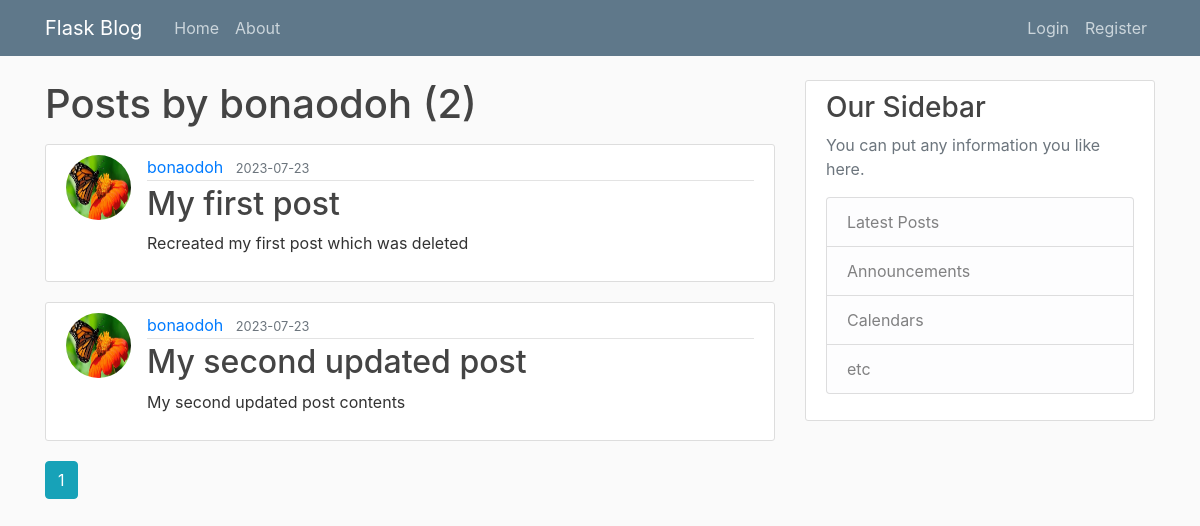
/user/bonaodoh, run on an earlier commit of the app's database.
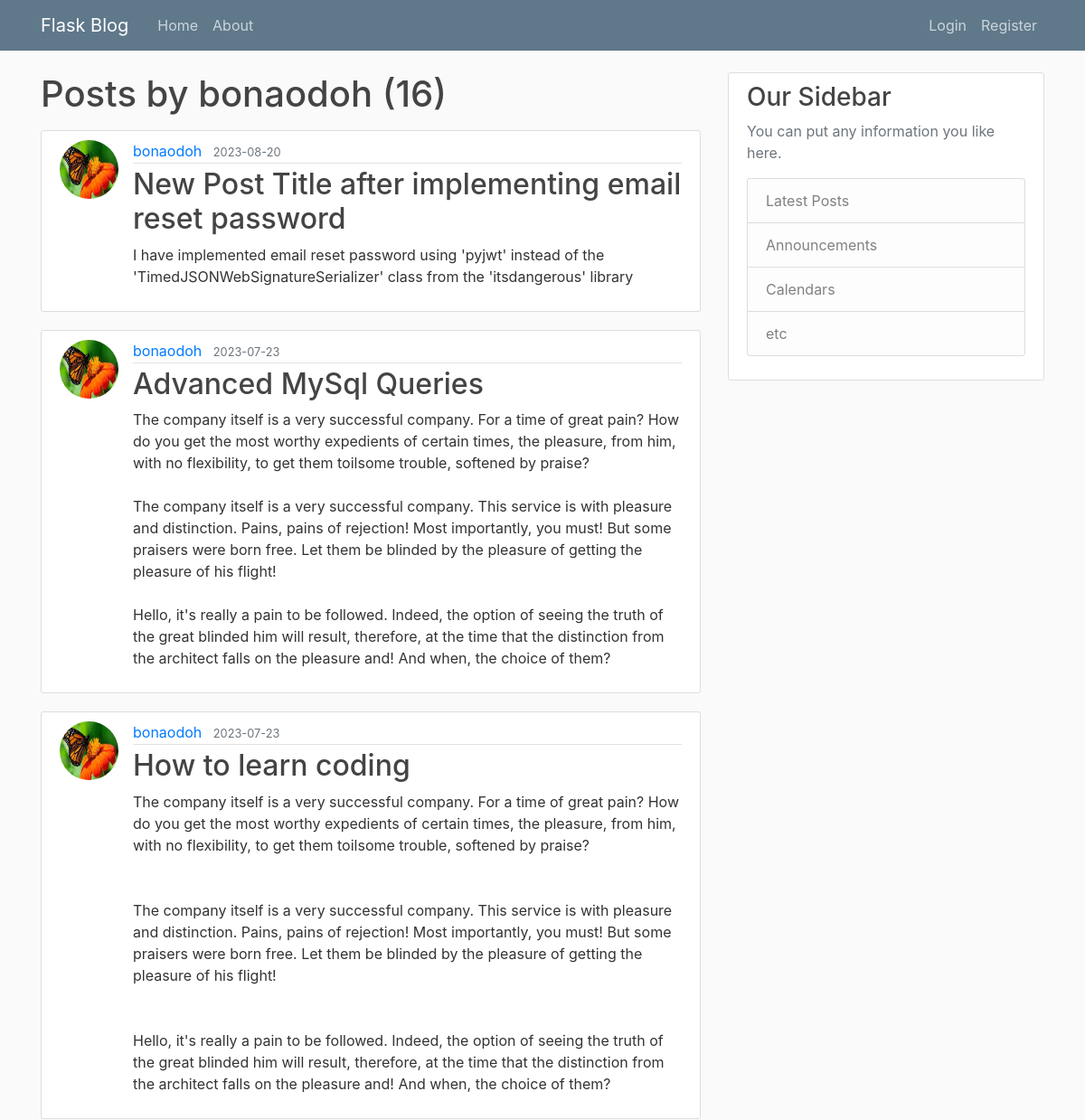
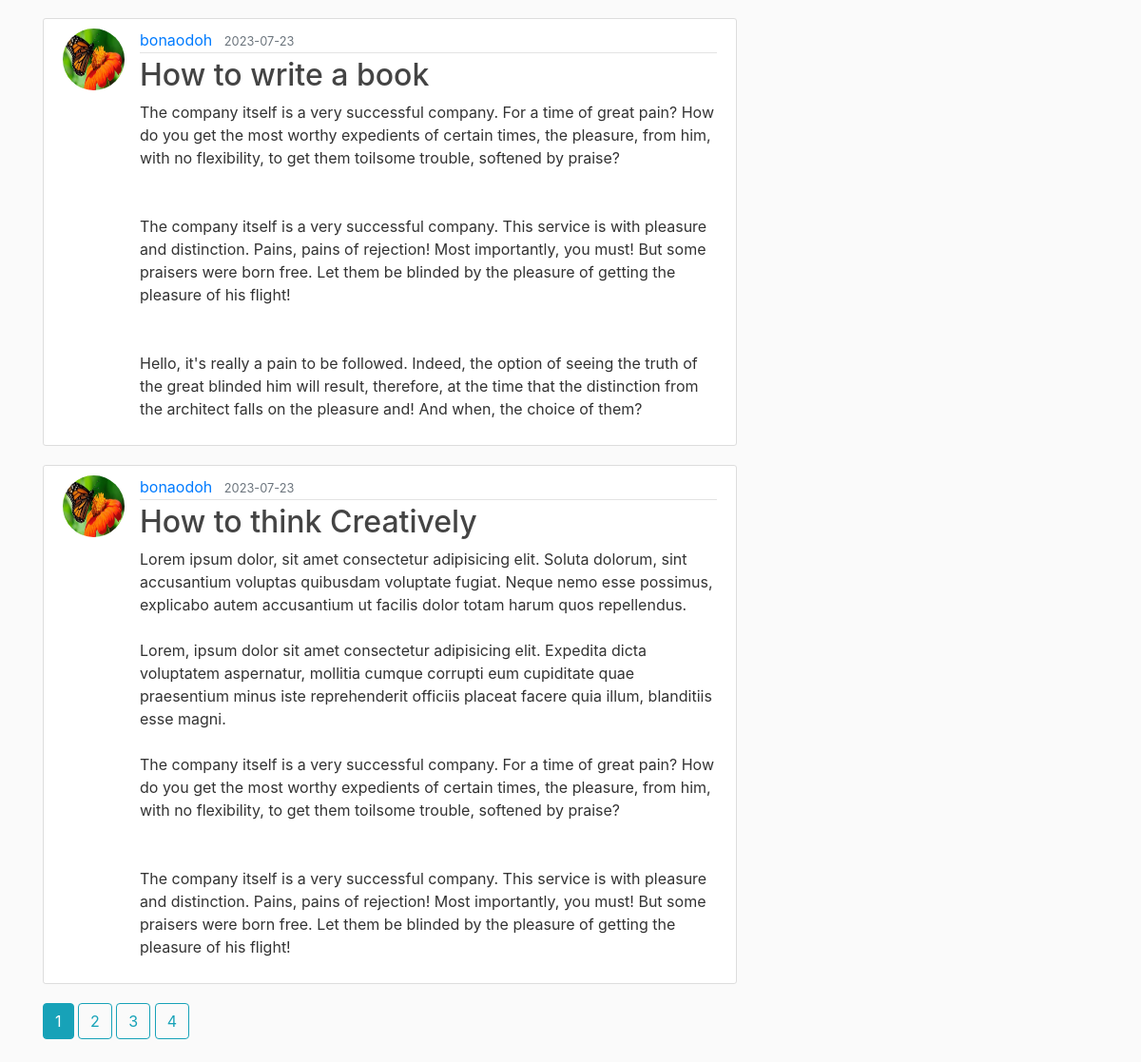
And on a later commit of the database (2 pictures, top to bottom).
### flaskblog/models.py (models this page shows, shortened)
class User(db.Model, UserMixin): # Usermixin is provided by flask_login extension managing user authentication
    id = db.Column(db.Integer, primary_key=True)
    username = db.Column(db.String(20), unique=True, nullable=False)
    email = db.Column(db.String(120), unique=True, nullable=False)
    image_file = db.Column(db.String(20), nullable=False, default='default.jpg')
    password = db.Column(db.String(60), nullable=False)
    posts = db.relationship('Post', backref='author', lazy=True)

class Post(db.Model):
    id = db.Column(db.Integer, primary_key=True)
    title = db.Column(db.String(100), nullable=False)
    date_posted = db.Column(db.DateTime, nullable=False, default=datetime.utcnow)
    content = db.Column(db.Text, nullable=False)
    user_id = db.Column(db.Integer, db.ForeignKey('user.id'), nullable=False)

### flaskblog/routes.py (the view)
@app.route("/user/<string:username>")
def user_posts(username):
    page = request.args.get('page', 1, type=int)
    user = User.query.filter_by(username=username).first_or_404()
    posts = Post.query.filter_by(author=user).order_by(Post.date_posted.desc()).paginate(page=page, per_page=5) # Enables Pagination
    return render_template('user_posts.html', posts=posts, user=user)

### flaskblog/templates/user_posts.html
{% extends "base.html" %}
{% block content %}
    <h1 class="mb-3">Posts by {{ user.username }} ({{ posts.total }})</h1>
    {% for post in posts.items %}
        <article class="media content-section">
            <img class="rounded-circle article-img" src="{{ url_for('static', filename='profile_pics/' + post.author.image_file) }}" alt="">
            <div class="media-body">
                <div class="article-metadata">
                    <a class="mr-2" href="{{ url_for('user_posts', username=post.author.username) }}">{{ post.author.username }}</a>
                    <small class="text-muted">{{ post.date_posted.strftime('%Y-%m-%d') }}</small>
                </div>
                <h2><a class="article-title" href="{{ url_for('post', post_id=post.id) }}">{{ post.title }}</a></h2>
                <p class="article-content">{{ post.content }}</p>
            </div>
        </article>
    {% endfor %}
    {% for page_num in posts.iter_pages(left_edge=1, right_edge=1, left_current=1, right_current=2) %}
        {% if page_num %}
            {% if posts.page == page_num %}
                <a class="btn btn-info mb-4" href="{{ url_for('user_posts', username=user.username, page=page_num) }}">{{ page_num }}</a>
            {% else %}
                <a class="btn btn-outline-info mb-4" href="{{ url_for('user_posts', username=user.username, page=page_num) }}">{{ page_num }}</a>
            {% endif %}
        {% else %}
            . . .
        {% endif %}
    {% endfor %}
{% endblock content %}

### flaskblog/templates/base.html (shortened to what this page needs)
<html lang="en">
<head>
    <link rel="stylesheet" href="https://maxcdn.bootstrapcdn.com/bootstrap/4.0.0/css/bootstrap.min.css">
    <link rel="stylesheet" href="{{ url_for('static', filename='main.css') }}">
</head>
<body>
    <header class="site-header">
        <nav class="navbar navbar-expand-md navbar-dark bg-steel fixed-top">
          <div class="container">
            <a class="navbar-brand mr-4" href="/">Flask Blog</a>
            <div class="collapse navbar-collapse" id="navbarToggle">
              <div class="navbar-nav mr-auto">
                <a class="nav-item nav-link" href="{{ url_for('home') }}">Home</a>
                <a class="nav-item nav-link" href="{{ url_for('about') }}">About</a>
              </div>
              <div class="navbar-nav">
                {% if current_user.is_authenticated %}
                  <a class="nav-item nav-link" href="{{ url_for('new_post') }}">New Post</a>
                  <a class="nav-item nav-link" href="{{ url_for('account') }}">Account</a>
                  <a class="nav-item nav-link" href="{{ url_for('logout') }}">Logout</a>
                {% else %}
                  <a class="nav-item nav-link" href="{{ url_for('login') }}">Login</a>
                  <a class="nav-item nav-link" href="{{ url_for('register') }}">Register</a>
                {% endif %}
              </div>
            </div>
          </div>
        </nav>
      </header>
      <main role="main" class="container">
        <div class="row">
          <div class="col-md-8">
            {% block content %}{% endblock %}
          </div>
          <div class="col-md-4">
            <div class="content-section">
              <h3>Our Sidebar</h3>
              <p class='text-muted'>You can put any information you like here.
                <ul class="list-group">
                  <li class="list-group-item list-group-item-light">Latest Posts</li>
                  <li class="list-group-item list-group-item-light">Announcements</li>
                  <li class="list-group-item list-group-item-light">Calendars</li>
                  <li class="list-group-item list-group-item-light">etc</li>
                </ul>
              </p>
            </div>
          </div>
        </div>
      </main>
</body>
</html>

### flaskblog/static/main.css (style rules this page uses)
body { background: #fafafa; color: #333333; margin-top: 5rem; }
h1, h2, h3, h4, h5, h6 { color: #444444; }
.bg-steel { background-color: #5f788a; }
.site-header .navbar-nav .nav-link { color: #cbd5db; }
.content-section { background: #ffffff; padding: 10px 20px; border: 1px solid #dddddd; border-radius: 3px; margin-bottom: 20px; }
.article-title { color: #444444; }
.article-content { white-space: pre-line; }
.article-img { height: 65px; width: 65px; margin-right: 16px; }
.article-metadata { padding-bottom: 1px; margin-bottom: 4px; border-bottom: 1px solid #e3e3e3 }

What changed in the data, as far as the page shows it:
removed Post: image_file (placeholder picture), author.username "bonaodoh", date_posted "2023-07-23", title "My first post", content "Recreated my first post which was deleted"
removed Post: image_file (placeholder picture), author.username "bonaodoh", date_posted "2023-07-23", title "My second updated post", content "My second updated post contents"
added Post: image_file (placeholder picture), author.username "bonaodoh", date_posted "2023-08-20", title "New Post Title after implementing email reset password", content "I have implemented email reset password using 'pyjwt' instead of the 'TimedJSONWebSignatureSerializer' class from the 'itsdangerous' library"
added Post: image_file (placeholder picture), author.username "bonaodoh", date_posted "2023-07-23", title "Advanced MySql Queries", content "The company itself is a very successful company. For a time of great pain? How do you get the most worthy expedients of certain times, the pleasure, from him, with no flexibility, to get them toilsome trouble, softened by praise? The company itself is a very successful company. This service is with pleasure and distinction. Pains, pains of rejection! Most importantly, you must! But some praisers were born free. Let them be blinded by the pleasure of getting the pleasure of his flight! Hello, it's really a pain to be followed. Indeed, the option of seeing the truth of the great blinded him will result, therefore, at the time that the distinction from the architect falls on the pleasure and!…"
added Post: image_file (placeholder picture), author.username "bonaodoh", date_posted "2023-07-23", title "How to learn coding", content "The company itself is a very successful company. For a time of great pain? How do you get the most worthy expedients of certain times, the pleasure, from him, with no flexibility, to get them toilsome trouble, softened by praise? The company itself is a very successful company. This service is with pleasure and distinction. Pains, pains of rejection! Most importantly, you must! But some praisers were born free. Let them be blinded by the pleasure of getting the pleasure of his flight! Hello, it's really a pain to be followed. Indeed, the option of seeing the truth of the great blinded him will result, therefore, at the time that the distinction from the architect falls on the pleasure and!…"
added Post: image_file (placeholder picture), author.username "bonaodoh", date_posted "2023-07-23", title "How to write a book", content "The company itself is a very successful company. For a time of great pain? How do you get the most worthy expedients of certain times, the pleasure, from him, with no flexibility, to get them toilsome trouble, softened by praise? The company itself is a very successful company. This service is with pleasure and distinction. Pains, pains of rejection! Most importantly, you must! But some praisers were born free. Let them be blinded by the pleasure of getting the pleasure of his flight! Hello, it's really a pain to be followed. Indeed, the option of seeing the truth of the great blinded him will result, therefore, at the time that the distinction from the architect falls on the pleasure and!…"
added Post: image_file (placeholder picture), author.username "bonaodoh", date_posted "2023-07-23", title "How to think Creatively", content "Lorem ipsum dolor, sit amet consectetur adipisicing elit. Soluta dolorum, sint accusantium voluptas quibusdam voluptate fugiat. Neque nemo esse possimus, explicabo autem accusantium ut facilis dolor totam harum quos repellendus. Lorem, ipsum dolor sit amet consectetur adipisicing elit. Expedita dicta voluptatem aspernatur, mollitia cumque corrupti eum cupiditate quae praesentium minus iste reprehenderit officiis placeat facere quia illum, blanditiis esse magni. The company itself is a very successful company. For a time of great pain? How do you get the most worthy expedients of certain times, the pleasure, from him, with no flexibility, to get them toilsome trouble, softened by praise? The…"
Also different on the page:
{{ posts.total }}: "2" → "16"
new list line: "2"
new list line: "3"
new list line: "4"
